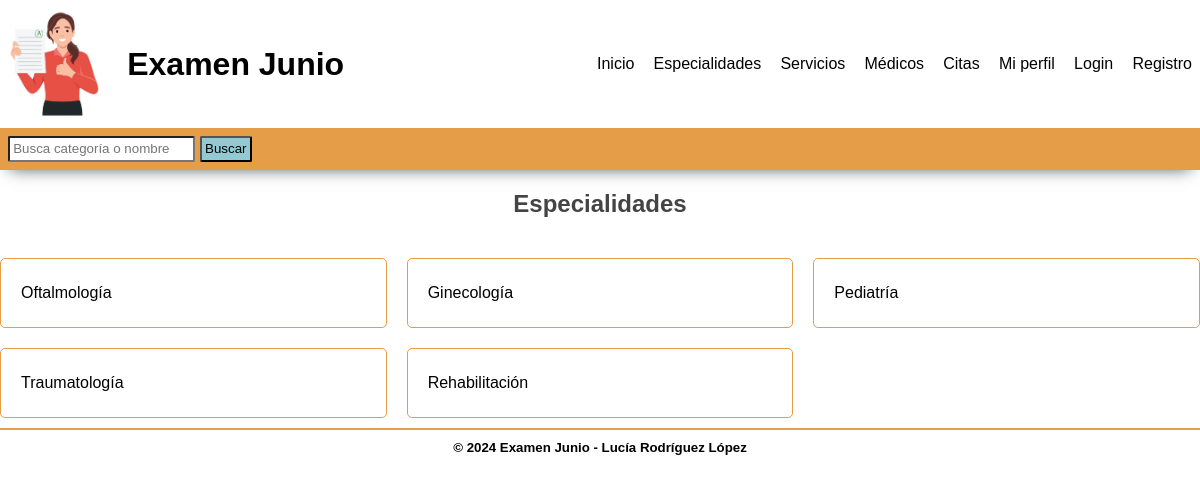
Screenshot of /categorias with the database file from the repository.
### tables this page shows
CREATE TABLE IF NOT EXISTS categorias(
    id INT AUTO_INCREMENT NOT NULL,
    nombre VARCHAR(100) NOT NULL,
    CONSTRAINT pk_categorias PRIMARY KEY (id)
);

### src/Lib/Pages.php (called while the page is built, shortened)
<?php
class Pages {
    public function render(string $pageName, array $params = null): void {
        require_once __DIR__ . "/../Views/layout/header.php";
        require_once __DIR__ . "/../Views/$pageName.php";
        require_once __DIR__ . "/../Views/layout/footer.php";
    }
}

### src/Controllers/CategoriasController.php (called while the page is built, shortened)
<?php
class CategoriasController {
    private Pages $pagina;
    private CategoriasService $categoriasService;
    public function __construct()
    {
        $this->pagina = new Pages();
        $this->categoriasService = new CategoriasService();
    }
    public function mostrarTodos($emailRecordado = null, $mensaje = ''): void
    {
        $categoriasModel = $this->todasCategorias();
        $usuarioController = new UsuarioController();
        $emailSesion = $usuarioController->obtenerEmailUsuario($emailRecordado);
        $rol = 'usur';
        $this->pagina->render('Categorias/mostrarCategorias', [
            'categorias' => $categoriasModel,
            'emailSesion' => $emailSesion,
            'mensaje' => $mensaje,
            'rol' => $rol
        ]);
    }
    public function todasCategorias(): array {
        $categorias = $this->categoriasService->obtenerCategorias();
        $categoriasModel = [];
        foreach ($categorias as $categoria) {
            $categoriaModel = new Categoria();
            $categoriaModel->setId($categoria['id']);
            $categoriaModel->setNombre($categoria['nombre']);
            $categoriasModel[] = $categoriaModel;
        }
        return $categoriasModel;
    }
}

### src/Routes/Routes.php (called while the page is built, shortened)
<?php
  class Routes{
    public static function index(){
    Router::add('GET','/categorias', function () {
        return (new CategoriasController())->mostrarTodos();
    });
        Router::dispatch();
    }
  }

### src/init.php (called while the page is built, shortened)
<?php
Routes::index();

### public/index.php (called while the page is built)
<?php
require_once '../src/init.php';

### src/Lib/DataBase.php (called while the page is built, shortened)
<?php
class DataBase
{
    private ?PDO $conexion;
    private string $server;
    private string $user;
    private string $pass;
    private string $data_base;
    function __construct()
    {
        $this->server = $_ENV['DB_HOST'];
        $this->user = $_ENV['DB_USER'];
        $this->pass = $_ENV['DB_PASS'];
        $this->data_base = $_ENV['DB_DATABASE'];
        $this->conexion = $this->conect();
    }
    function conect() : PDO {
        try {
            $opciones = array(
                PDO::MYSQL_ATTR_INIT_COMMAND => "SET NAMES utf8mb4",
                PDO::MYSQL_ATTR_FOUND_ROWS => true
            );
            $conexion = new PDO("mysql:host={$this->server};dbname={$this->data_base}",$this->user,$this->pass,$opciones);
            return $conexion;
        } catch (PDOException $e) {
            echo "Ha surgido un error y no se puede conectar con la base de datos".$e->getMessage();
            exit;
        }
    }
    public function prepareSQL(string $querySQL) {
        return $this->conexion->prepare($querySQL);
    }
}

### src/Services/CategoriasService.php (called while the page is built, shortened)
<?php
    class CategoriasService{
        private CategoriasRepository $categoriasRepository;
        function __construct() {
            $this->categoriasRepository = new CategoriasRepository();
        }
        public function obtenercategorias() :?array {
            return $this->categoriasRepository->findAll();
        }
    }

### src/Repositories/CategoriasRepository.php (called while the page is built, shortened)
<?php
    class categoriasRepository{
        private DataBase $conexion;
        function __construct(){
            $this->conexion = new DataBase();
        }
        public function findAll(): array|string|null{
            $categoriaCommit = null;
            try {
                $this->sql = $this->conexion->prepareSQL("SELECT *
                                                            FROM categorias");
                $this->sql->execute();
                $categoriaCommitData = $this->sql->fetchAll(PDO::FETCH_ASSOC);
                $categoriaCommit = $categoriaCommitData ?: null;
            } catch (PDOException $e) {
                $categoriaCommit = $e->getMessage();
            }
            return $categoriaCommit;
        }
    }

### src/Models/Categoria.php (called while the page is built, shortened)
<?php
class Categoria {
    private $nombre;
    public function getNombre() {
        return $this->nombre;
    }
    public function setNombre($nombre) {
        $this->nombre = $nombre;
    }
}

### src/Views/Categorias/mostrarCategorias.php (the view, shortened to what this page needs)
<!DOCTYPE html>
<html lang="en">
<head>
    <link rel="stylesheet" type="text/css" href="public/css/styles.css">
</head>
<body>
    <h2 class="card-h2">Especialidades</h2>
    <div class="card-container">
        <?php foreach ($categorias as $categoria): ?>
            <div class="card">
                <div class="card-body">
                    <article class="categoria">
                        <p><?php echo $categoria->getNombre(); ?></p>
                    </article>
                </div>
            </div>
        <?php endforeach; ?>
    </div>
</body>
</html>

### public/css/styles.css (style rules this page uses)
* { padding: 0; margin: 0; box-sizing: border-box; }
:root { --primary: #fff; --secondary: #e59d48; --tertiary: #40e0d0; --contrast: #92c9d2; --contrast-hover: #044465; --text: #000; --text-title: #fff; --font: Arial, Helvetica, sans-serif; }
body { font-family: var(--font); }
.card-container { display: grid; grid-template-columns: repeat(3, 1fr); gap: 20px; justify-items: center; }
.card { width: 100%; border: 1px solid var(--secondary); border-radius: 5px; }
.card-body { padding: 20px; }
.card-h2 { text-align: center; padding: 20px; }
.categoria { margin: 0; }
.categoria p { margin: 5px 0; }
h2 { color: #444; margin-bottom: 20px; }

### rows the page displays
categorias: nombre "Oftalmología"
categorias: nombre "Ginecología"
categorias: nombre "Pediatría"
categorias: nombre "Traumatología"
categorias: nombre "Rehabilitación"
